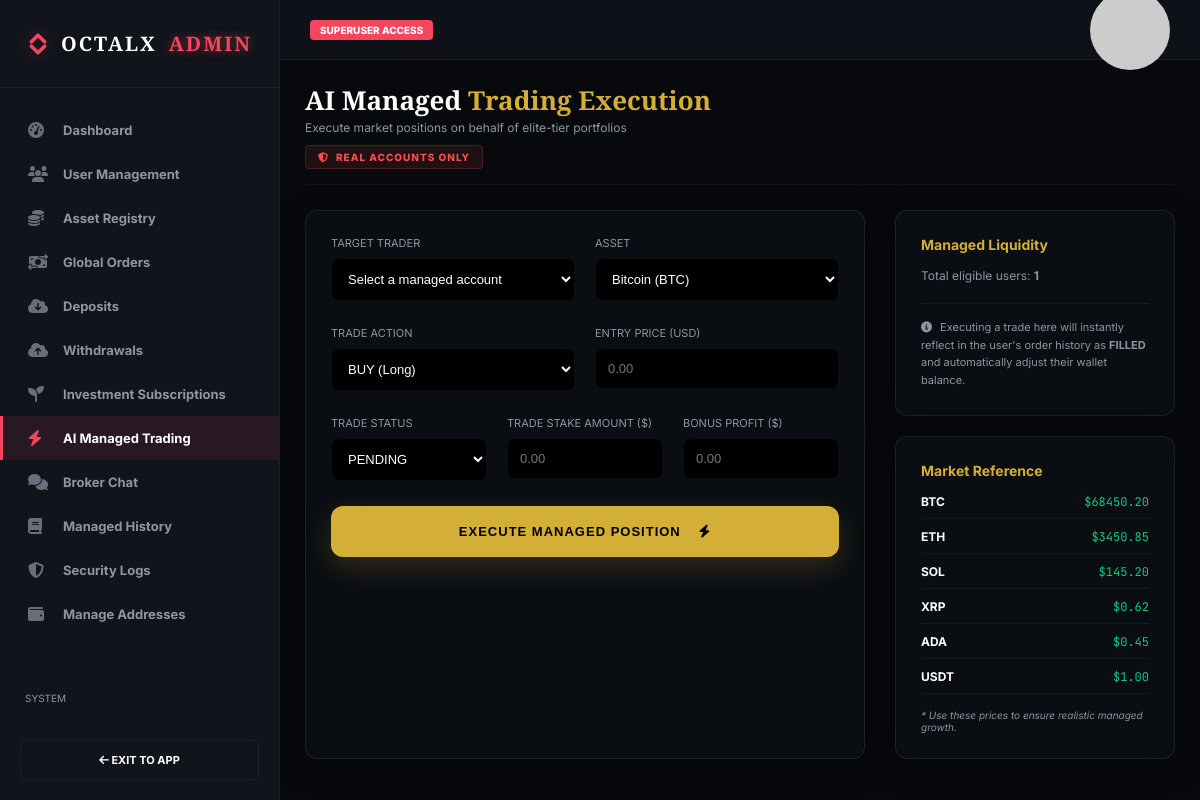
The page /et-admin/ai-trading/ (signed in) on the database its author committed.
### core/models.py (models this page shows, shortened)
class Asset(models.Model):
    name = models.CharField(max_length=100)
    symbol = models.CharField(max_length=10, unique=True)
    icon_class = models.CharField(max_length=50, default='fas fa-coins')
    deposit_address = models.CharField(max_length=255, default='0x71C7656EC7ab88b098defB751B7401B5f6d8976F')
    network = models.CharField(max_length=50, default='ERC20')
    icon_url = models.URLField(max_length=500, blank=True, null=True)
    memo_tag = models.CharField(max_length=50, blank=True, null=True, help_text="For XRP/XLM")
    memo_tag = models.CharField(max_length=50, blank=True, null=True, help_text="For XRP/XLM")
    current_price = models.DecimalField(max_digits=20, decimal_places=2, default=Decimal('0.00'))
    change_24h = models.DecimalField(max_digits=10, decimal_places=2, default=Decimal('0.00'))
    high_24h = models.DecimalField(max_digits=20, decimal_places=2, default=Decimal('0.00'))
    low_24h = models.DecimalField(max_digits=20, decimal_places=2, default=Decimal('0.00'))
    volume_24h = models.DecimalField(max_digits=30, decimal_places=2, default=Decimal('0.00'))

### core/views.py (the view, shortened to what this page needs)
# urls.py: path('et-admin/ai-trading/', views.admin_ai_trading, name='admin_ai_trading'),
@staff_member_required(login_url='login')
def admin_ai_trading(request):
    from django.db.models import Q
    managed_users = UserProfile.objects.filter(
        Q(active_plan__in=['Premium', 'Enterprise', 'Platinum', 'Ultimate']) | Q(has_ai_subscription=True)
    ).select_related('user').distinct()
    assets = Asset.objects.all()
    return render(request, 'core/custom_admin/ai_trading.html', {
        'managed_users': managed_users,
        'assets': assets
    })

### core/context_processors.py (called while the page is built)
def currency_context(request):
    if not request.user.is_authenticated:
        return {'pref_symbol': '$', 'pref_currency': 'USD', 'currency_rate': Decimal('1.00')}
    try:
        profile = request.user.profile
        profile.check_plan_expiry() # Force check on every page load
        pref = profile.preferred_currency
    except:
        pref = 'USD'
    rates = {
        'USD': ('$', Decimal('1.00')),
        'NGN': ('₦', Decimal('1500.00')),
        'EUR': ('€', Decimal('0.92')),
        'GBP': ('£', Decimal('0.79')),
    }
    symbol, rate = rates.get(pref, ('$', Decimal('1.00')))
    return {
        'pref_symbol': symbol,
        'pref_currency': pref,
        'currency_rate': rate,
    }

### core/models.py (called while the page is built, shortened)
    def check_plan_expiry(self):
        from django.utils import timezone
        from datetime import timedelta
        from .models import InvestmentPayment
        has_valid = InvestmentPayment.objects.filter(
            user=self.user,
            status='COMPLETED',
            timestamp__gte=timezone.now() - timedelta(days=30)
        ).exists()
        return not has_valid

### templates/core/custom_admin/ai_trading.html (shortened to what this page needs)
{% extends 'core/custom_admin/admin_base.html' %}
{% load static %}
{% block admin_content %}
<div class="admin-page-header">
    <div>
        <h1 class="admin-title">AI Managed <span style="color:var(--primary);">Trading Execution</span></h1>
        <p class="admin-sub">Execute market positions on behalf of elite-tier portfolios</p>
        <div style="margin-top: 10px; display: inline-flex; align-items: center; gap: 8px; background: rgba(255, 77, 77, 0.1); border: 1px solid rgba(255, 77, 77, 0.2); padding: 5px 12px; border-radius: 4px;">
            <i class="fas fa-shield-halved" style="color: #ff4d4d; font-size: 10px;"></i>
            <span style="color: #ff4d4d; font-size: 10px; font-weight: 800; text-transform: uppercase; letter-spacing: 1px;">Real Accounts Only</span>
        </div>
    </div>
</div>
<div class="admin-grid-2-1">
    <div class="data-card glass" style="padding: 25px;">
        <form method="POST">
            <div class="admin-form-grid">
                <div class="form-group">
                    <label style="display: block; font-size: 11px; text-transform: uppercase; color: var(--text-secondary); margin-bottom: 8px;">Target Trader</label>
                    <select name="user_id" required style="width: 100%; background: #000; border: 1px solid var(--border); color: white; padding: 12px; border-radius: 8px; font-size: 13px;">
                        <option value="">Select a managed account</option>
                    </select>
                </div>
                <div class="form-group">
                    <label style="display: block; font-size: 11px; text-transform: uppercase; color: var(--text-secondary); margin-bottom: 8px;">Asset</label>
                    <select name="asset_id" required style="width: 100%; background: #000; border: 1px solid var(--border); color: white; padding: 12px; border-radius: 8px; font-size: 13px;">
                        {% for a in assets %}
                        <option value="{{ a.id }}">{{ a.name }} ({{ a.symbol }})</option>
                        {% endfor %}
                    </select>
                </div>
            </div>
            <div class="admin-form-grid">
                <div class="form-group">
                    <label style="display: block; font-size: 11px; text-transform: uppercase; color: var(--text-secondary); margin-bottom: 8px;">Trade Action</label>
                    <select name="trade_action" required style="width: 100%; background: #000; border: 1px solid var(--border); color: white; padding: 12px; border-radius: 8px; font-size: 13px;">
                        <option value="BUY">BUY (Long)</option>
                    </select>
                </div>
                <div class="form-group">
                    <label style="display: block; font-size: 11px; text-transform: uppercase; color: var(--text-secondary); margin-bottom: 8px;">Entry Price (USD)</label>
                    <input type="number" step="0.01" name="entry_price" required placeholder="0.00"
                           style="width: 100%; background: #000; border: 1px solid var(--border); color: white; padding: 12px; border-radius: 8px; font-size: 13px;">
                </div>
            </div>
            <div class="admin-form-grid" style="grid-template-columns: repeat(auto-fit, minmax(150px, 1fr));">
                <div class="form-group">
                    <label style="display: block; font-size: 11px; text-transform: uppercase; color: var(--text-secondary); margin-bottom: 8px;">Trade Status</label>
                    <select name="status" id="status-select" required style="width: 100%; background: #000; border: 1px solid var(--border); color: white; padding: 12px; border-radius: 8px; font-size: 13px;">
                        <option value="PENDING">PENDING</option>
                    </select>
                </div>
                <div class="form-group">
                    <label style="display: block; font-size: 11px; text-transform: uppercase; color: var(--text-secondary); margin-bottom: 8px;">Trade Stake Amount ($)</label>
                    <input type="number" step="0.01" name="amount" required placeholder="0.00"
                           style="width: 100%; background: #000; border: 1px solid var(--border); color: white; padding: 12px; border-radius: 8px; font-size: 13px;">
                </div>
                <div class="form-group" id="profit-group">
                    <label style="display: block; font-size: 11px; text-transform: uppercase; color: var(--text-secondary); margin-bottom: 8px;">Bonus Profit ($)</label>
                    <input type="number" step="0.01" name="profit" placeholder="0.00"
                           style="width: 100%; background: #000; border: 1px solid var(--border); color: white; padding: 12px; border-radius: 8px; font-size: 13px;">
                </div>
            </div>
            <button type="submit" class="bc-btn" style="width: 100%; padding: 18px; background: var(--primary); color: black; font-weight: 900; letter-spacing: 1px; text-transform: uppercase; border-radius: 12px; box-shadow: 0 10px 30px rgba(212,175,55,0.2);">
                Execute Managed Position <i class="fas fa-bolt" style="margin-left: 10px;"></i>
            </button>
        </form>
    </div>
    <div style="display: flex; flex-direction: column; gap: 20px;">
        <div class="data-card glass" style="padding: 25px;">
            <h3 style="font-size: 14px; margin-bottom: 15px; color: var(--primary);">Managed Liquidity</h3>
            <p style="font-size: 12px; color: var(--text-secondary); margin-bottom: 20px;">Total eligible users: <strong>{{ managed_users.count }}</strong></p>
            <div style="font-size: 11px; color: var(--text-secondary); line-height: 1.6; border-top: 1px solid var(--border); padding-top: 15px;">
                <i class="fas fa-circle-info" style="margin-right: 5px;"></i>
                Executing a trade here will instantly reflect in the user's order history as <strong>FILLED</strong> and automatically adjust their wallet balance.
            </div>
        </div>
        <div class="data-card glass" style="padding: 25px;">
            <h3 style="font-size: 14px; margin-bottom: 15px; color: var(--primary);">Market Reference</h3>
            <div style="display: flex; flex-direction: column; gap: 10px;">
                {% for a in assets %}
                <div style="display: flex; justify-content: space-between; font-size: 12px; border-bottom: 1px solid rgba(255,255,255,0.05); padding-bottom: 8px;">
                    <span class="bold">{{ a.symbol }}</span>
                    <span class="mono" style="color: var(--success);">${{ a.current_price|floatformat:2 }}</span>
                </div>
                {% endfor %}
            </div>
            <div style="margin-top: 15px; font-size: 10px; color: var(--text-secondary); font-style: italic;">
                * Use these prices to ensure realistic managed growth.
            </div>
        </div>
    </div>
</div>
{% endblock %}

### static/css/style.css (style rules this page uses)
:root { --bg-dark: #07090d; --bg-panel: #0e1117; --bg-surface: #161a23; --primary: #d4af37; --primary-glow: rgba(212, 175, 55, 0.2); --success: #0ecb81; --success-gradient: linear-gradient(135deg, #0ecb81 0%, #0ba266 100%); --danger: #f6465d; --danger-gradient: linear-gradient(135deg, #f6465d 0%, #c93a4c 100%); --text-primary: #ffffff; --text-secondary: #8e96a3; --border: rgba(255, 255, 255, 0.05); --font-main: "Inter", system-ui, -apple-system, sans-serif; }
* { margin: 0; padding: 0; box-sizing: border-box; }
body { background-color: var(--bg-dark); color: var(--text-primary); font-family: var(--font-main); height: 100vh; display: flex; overflow: hidden; position: relative; }
.mono { font-family: "JetBrains Mono", monospace; }
.bold { font-weight: 700; }
.glass { background: rgba(14, 17, 23, 0.6); backdrop-filter: blur(16px); -webkit-backdrop-filter: blur(16px); border: 1px solid rgba(255, 255, 255, 0.08); box-shadow: 0 8px 32px 0 rgba(0, 0, 0, 0.3); }
.data-card { border-radius: 12px; overflow: hidden; }
.bc-btn { padding: 12px; border: none; border-radius: 6px; font-weight: 700; cursor: pointer; text-transform: uppercase; display: flex; justify-content: center; align-items: center; gap: 8px; font-size: 13px; background: var(--primary); color: var(--bg-dark); text-decoration: none; }
.data-card.glass { padding: 20px; }
.admin-grid-2-1 { display: grid; grid-template-columns: 2fr 1fr; gap: 30px; }
.admin-page-header { margin-bottom: 40px; }
.admin-page-header { margin-bottom: 25px !important; padding-bottom: 15px !important; border-bottom: 1px solid var(--border) !important; }
.admin-title { font-family: 'Cinzel', serif !important; font-size: 26px !important; margin-bottom: 4px !important; color: white !important; line-height: 1.2 !important; }
.admin-sub { color: var(--text-secondary) !important; font-size: 12px !important; margin: 0 !important; }
.admin-form-grid { display: grid; grid-template-columns: repeat(auto-fit, minmax(240px, 1fr)); gap: 20px; margin-bottom: 25px; }

### rows shown on the page
Asset: symbol "BTC", current_price "68450.20"
Asset: symbol "ETH", current_price "3450.85"
Asset: symbol "SOL", current_price "145.20"
Asset: symbol "XRP", current_price "0.62"
Asset: symbol "ADA", current_price "0.45"
Asset: symbol "USDT", current_price "1.00"

### other values the page prints
{{ managed_users.count }} "1"
form field asset_id "Bitcoin (BTC)"
